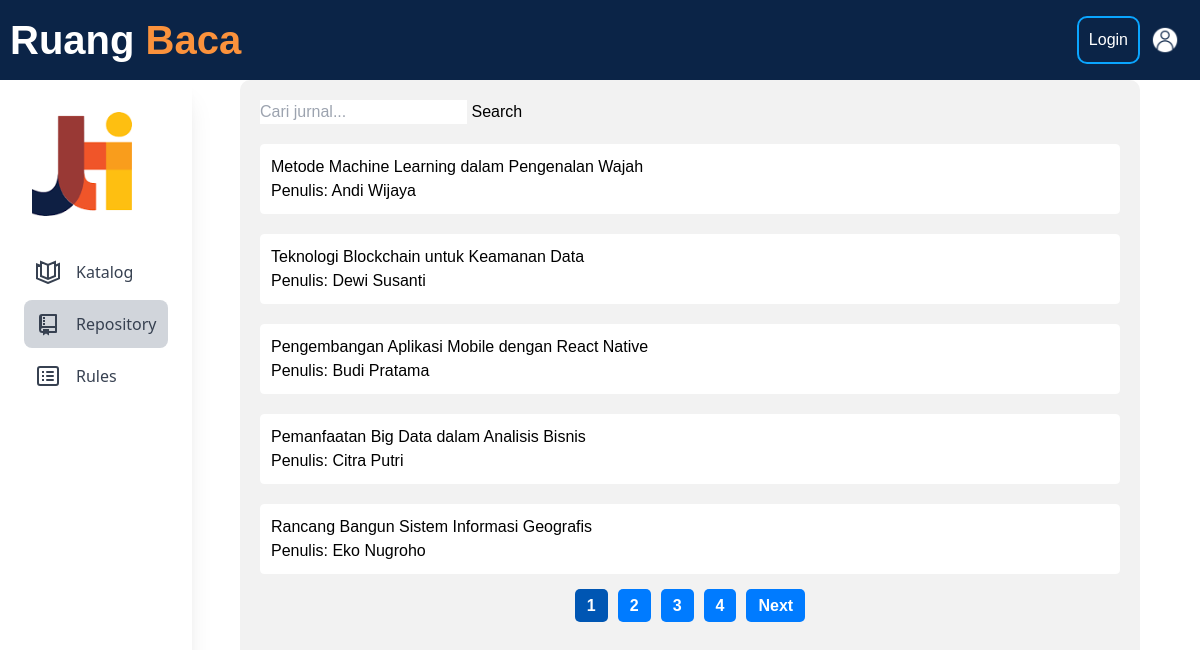
Page /public/repository.php on the committed database.
### tables this page shows
CREATE TABLE `repository` (
  `id_repo` int(11) NOT NULL,
  `Judul_repo` varchar(255) NOT NULL,
  `pengarang` varchar(50) NOT NULL,
  `tahun_terbit` year(4) NOT NULL,
  `Kata_Kunci` varchar(255) NOT NULL,
  `status_repo` varchar(20) NOT NULL
);

### public/repository.php (the view, shortened to what this page needs)
<?php
require_once '../Config/Connection.php';
?>
<!DOCTYPE html>
<html lang="en">
<head>
    <link rel="stylesheet" href="../style/fitur.css">
</head>
<body>
    <?php
    include('../App/header.php');
    $query = "SELECT Judul_repo, pengarang FROM repository";
    $result = mysqli_query($conn, $query);
    $journals = array();
    while ($row = mysqli_fetch_assoc($result)) {
        $journals[] = array($row['Judul_repo'], $row['pengarang']);
    }
    $itemsPerPage = 5;
    $totalItems = count($journals);
    $totalPages = ceil($totalItems / $itemsPerPage);
    $page = isset($_GET['page']) ? intval($_GET['page']) : 1;
    $startIndex = ($page - 1) * $itemsPerPage;
    $searchQuery = isset($_GET['search']) ? mysqli_real_escape_string($conn, $_GET['search']) : '';
    $filteredJournals = array_filter($journals, function ($journal) use ($searchQuery) {
        return empty($searchQuery) || stripos($journal[0], $searchQuery) !== false || stripos($journal[1], $searchQuery) !== false;
    });
    $currentPageJournals = array_slice($filteredJournals, $startIndex, $itemsPerPage);
    ?>
    <div class="content">
        <div id="sidebar">
            <?php
            include('../App/sidebar.php');
            ?>
            <div class="isi">
                <form action="" method="get">
                    <input type="text" name="search" class="search-box" placeholder="Cari jurnal..." value="<?php echo htmlspecialchars($searchQuery); ?>">
                    <button type="submit" class="search-button">Search</button>
                </form>
                <?php
                foreach ($currentPageJournals as $index => $journal) {
                    $boxClass = "journal-box" . ($index + 1);
                ?>
                    <div class="<?php echo $boxClass; ?>">
                        <h2><?php echo $journal[0]; ?></h2>
                        <p>Penulis: <?php echo $journal[1]; ?></p>
                    </div>
                <?php
                }
                ?>
                <?php
                echo '<div class="pagination">';
                echo '<div class="pagination-container">';
                for ($i = 1; $i <= $totalPages; $i++) {
                    echo '<a href="?page=' . $i . '&search=' . urlencode($searchQuery) . '" ' . ($i == $page ? 'class="active"' : '') . '>' . $i . '</a>';
                }
                if ($page < $totalPages) {
                    echo '<a href="?page=' . ($page + 1) . '&search=' . urlencode($searchQuery) . '" class="pagination-button">Next</a>';
                }
                echo '</div>';
                echo '</div>';
                ?>
            </div>
</body>
</html>

### style/fitur.css (style rules this page uses)
body { font-family: Arial, sans-serif; margin: 0; padding: 0; }
.content { flex: 1; display: flex; }
.isi { padding: 20px; background-color: #f2f2f2; border-radius: 10px; margin-left: 3rem; flex-basis: 75%; }
.pagination { margin-top: 20px; display: flex; justify-content: center; }
.pagination a { margin: 0 5px; text-decoration: none; color: #fff; background-color: #007bff; padding: 8px 12px; border-radius: 5px; font-weight: bold; }
.pagination a.active { background-color: #0056b3; }
.journal-box1, .journal-box2, .journal-box3, .journal-box4, .journal-box5 { border: 1px solid #ccc; gap: 10px; padding: 10px; margin-top: 20px; margin-bottom: 20px; border-radius: 4px; background-color: white; border-color: white; }

### style/header.css (style rules this page uses)
body { margin: 0; padding: 0; font-family: Arial, sans-serif; display: flex; flex-direction: column; min-height: 100vh; }

### rows in the picture
repository: Judul_repo "Metode Machine Learning dalam Pengenalan Wajah", pengarang "Andi Wijaya"
repository: Judul_repo "Teknologi Blockchain untuk Keamanan Data", pengarang "Dewi Susanti"
repository: Judul_repo "Pengembangan Aplikasi Mobile dengan React Native", pengarang "Budi Pratama"
repository: Judul_repo "Pemanfaatan Big Data dalam Analisis Bisnis", pengarang "Citra Putri"
repository: Judul_repo "Rancang Bangun Sistem Informasi Geografis", pengarang "Eko Nugroho"
